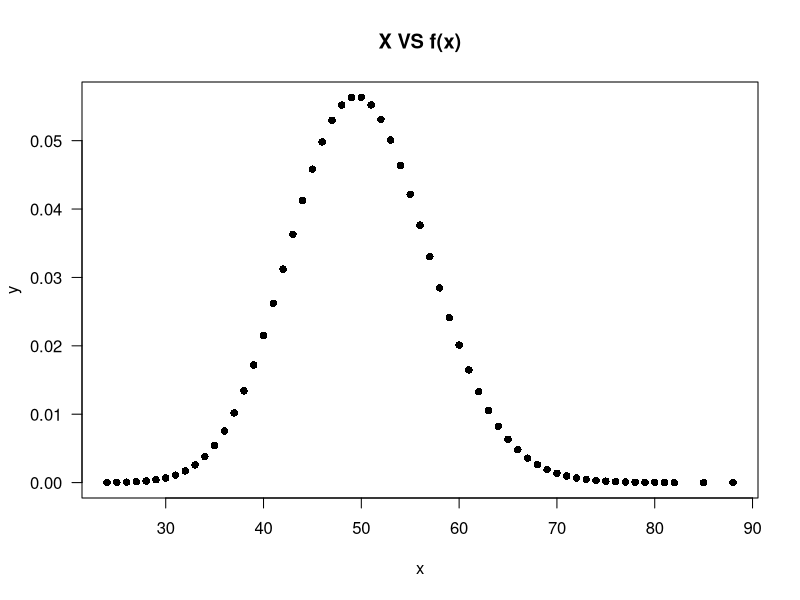

Source code (R):
########################################################
# Shifting, Scaling, Standardization, Normalization    #
#  and Transformation                                  #  
# Md Neaz Ali                                          #  
# Stat : 2017-18                                       #  
# Roll: 1722019                                        #
# Department of Statistics, IU                         #  
########################################################



# 100000 Random Number from Poision Distribution with lambda = 50
set.seed(1000)
x = rpois(100000,50)
x
y = dpois(x,50)
plot(x,y,pch=16,las = 1,main="X VS f(x)")

# Centering
xij.centre = x-mean(x)
# Auto Scaling
Xij.auto.scale = (x-mean(x))/sd(x) 
# Range Scaling
xij.range.scale = (x-mean(x))/(max(x)-min(x))
# Normalization
xij.normalization = (x-min(x))/(max(x)-min(x))



# Pareto Scaling
xij.pareto.scale = (x-mean(x))/sqrt(sd(x))
# Vast scaling
xij.vast.scale = ((x - mean(x))/(sd(x)))*(mean(x)/sd(x))
# Level Scaling
xij.level.scale = (x-mean(x))/mean(x)



# Log Transformation
xij.log.transform = log10(x)
# Power Transformation
xij.power.transform = x^(1/length(x))
# Box Cox transformation with lambda = 5
xij.box_cox.transform = (x^5 - 1) / 5


# Box Cox Transformation with lambda = -5 to 5
lambda = seq(-5,5)
box_cox = rep(0,100000*10)
box_cox = matrix(box_cox,nrow = 10)
for(i in 1:10){
    for(j in 1:100000){
      box_cox[i,j] = (x[j]^(lambda[i])-1)/lambda[i]
    }
}

df = data.frame(box_cox)
write.table(df,"box_cox.csv",sep=",")
